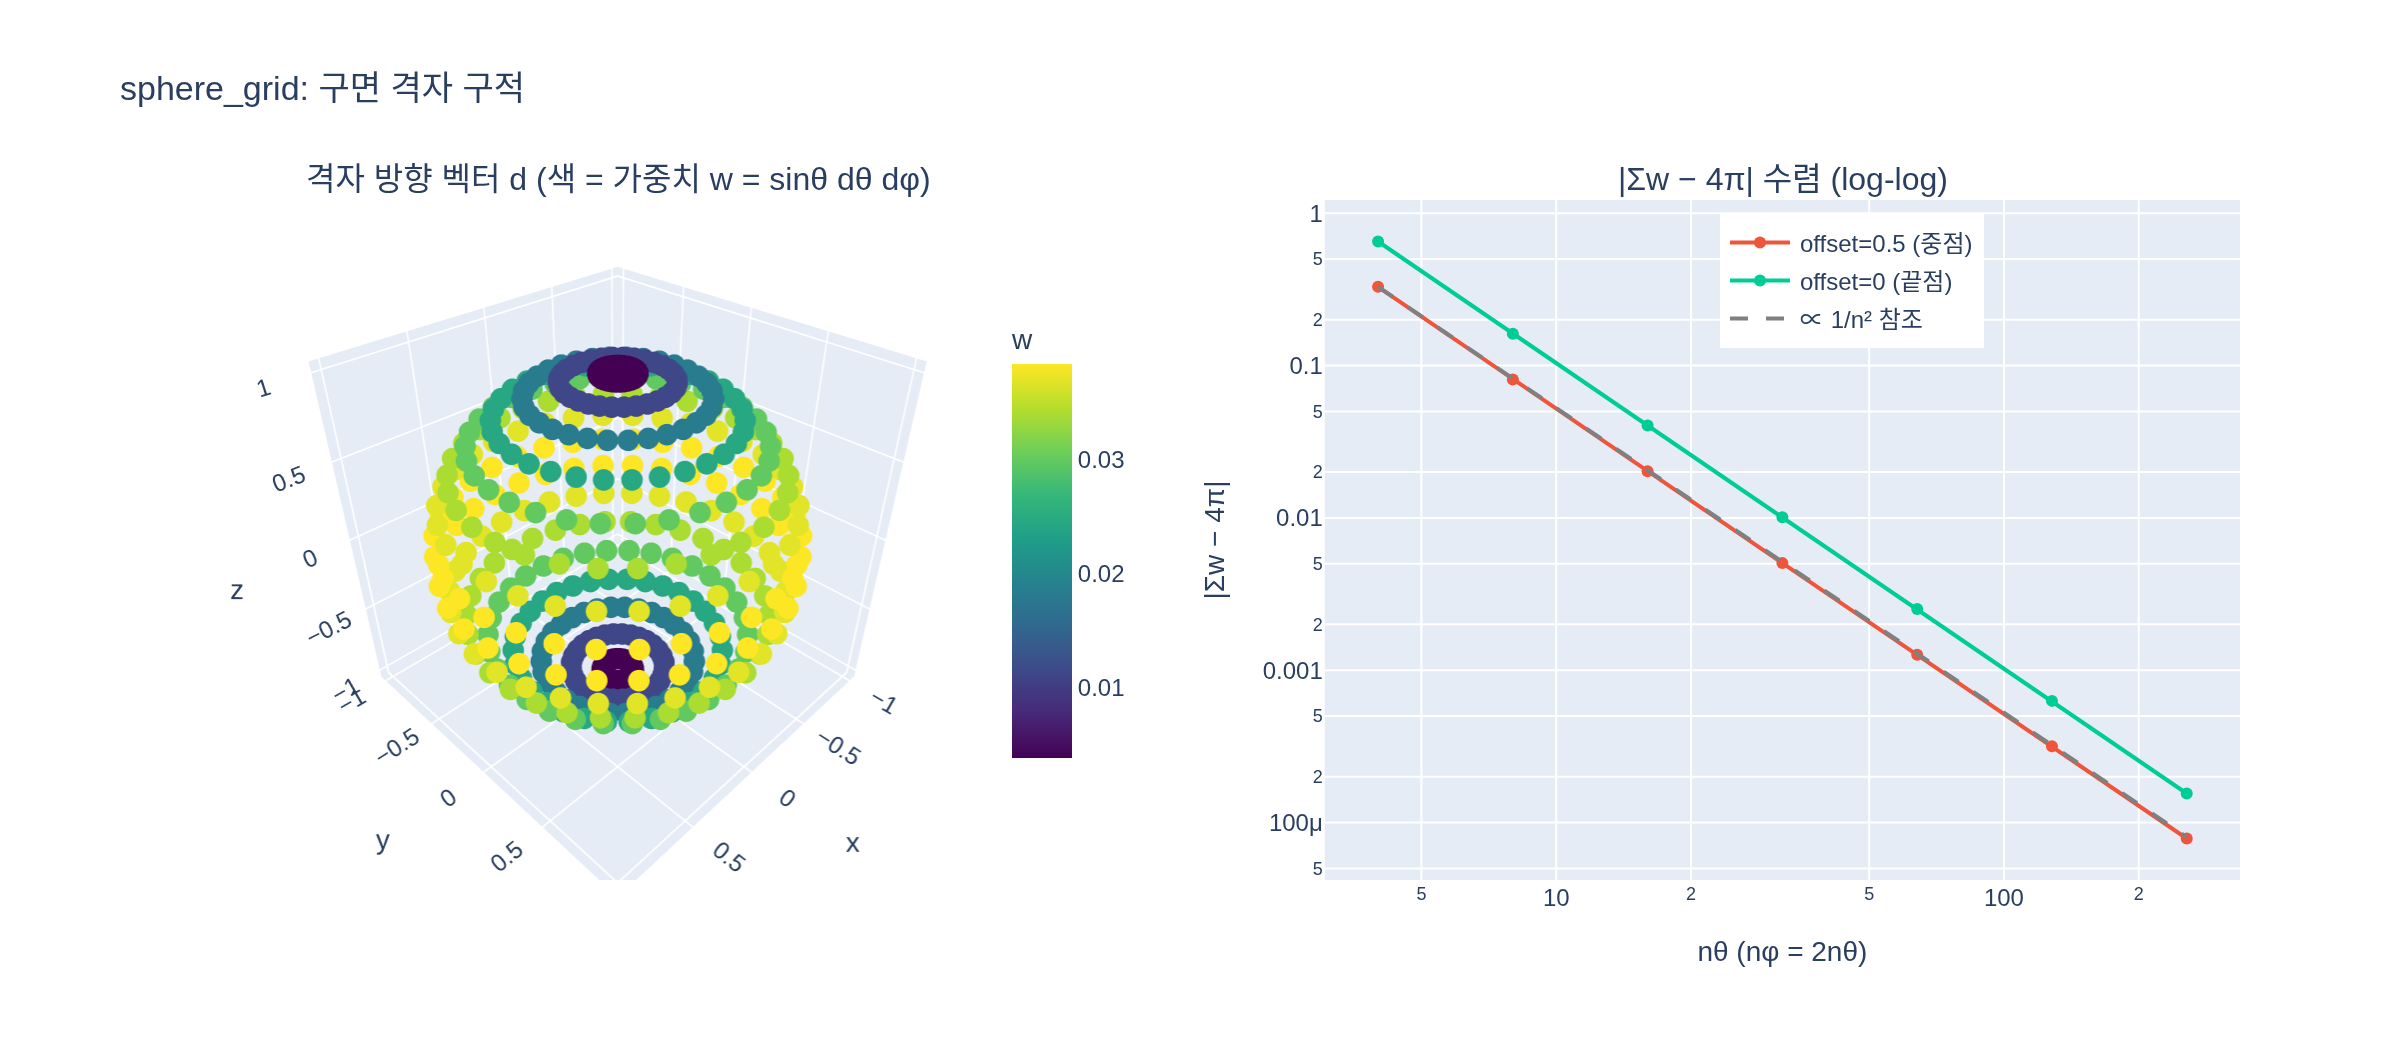

Write Python code to recreate this figure.
# %% [markdown]
# # `sphere_grid`: 구면 적분을 격자 구적(quadrature)으로 근사하기
#
# 3DGS의 SH 설명에서 정규직교성 확인 $\int Y_i Y_j\,d\Omega = \delta_{ij}$ 나
# 계수 투영 $c_k = \int f(\mathbf d)\,Y_k(\mathbf d)\,d\Omega$ 처럼 **구면 위 적분**이 자주 등장한다.
# `sphere_grid`는 이 적분을 컴퓨터로 계산하기 위해
#
# 1. 구면을 $(\theta,\varphi)$ 격자로 덮는 단위 방향 벡터 `d[nθ,nφ,3]`,
# 2. 각 격자점의 적분 가중치 $w = \sin\theta\,\Delta\theta\,\Delta\varphi$
#
# 를 만들어 $\int_{S^2} f\,d\Omega \approx \sum_{ij} f(\mathbf d_{ij})\,w_{ij}$ 로 바꾼다.
# 아래에서 (a) 왜 $\sin\theta$가 필요한지, (b) 가중치 합이 $4\pi$로 수렴하는지,
# (c) 실제 적분·SH 정규직교성이 맞는지, (d) 셀 중심 오프셋 0.5의 역할을 단계별로 확인한다.

# %%
# 필요 패키지: numpy, torch, plotly, kaleido
import math
import os

import numpy as np
import torch


def _show(fig):
    try:
        from IPython import get_ipython
        if get_ipython() is not None:  # VSCode 셀/Jupyter에서만 렌더링
            fig.show()
    except ImportError:
        pass


HERE = os.path.dirname(os.path.abspath(__file__)) if "__file__" in globals() else os.getcwd()


def sphere_grid(n_theta: int = 128, n_phi: int = 256, device="cpu", offset: float = 0.5):
    """sh_walkthrough.py의 sphere_grid 그대로 (offset 인자만 실험용으로 추가)."""
    theta = (torch.arange(n_theta, device=device) + offset) * math.pi / n_theta          # 극각 θ ∈ (0, π)
    phi = (torch.arange(n_phi, device=device) + offset) * 2 * math.pi / n_phi - math.pi  # 방위각 φ ∈ (-π, π)
    th, ph = torch.meshgrid(theta, phi, indexing="ij")
    d = torch.stack([th.sin() * ph.cos(), th.sin() * ph.sin(), th.cos()], dim=-1)
    w = th.sin() * (math.pi / n_theta) * (2 * math.pi / n_phi)
    return d, w


dirs, w = sphere_grid(8, 16)
print("d shape:", tuple(dirs.shape), " w shape:", tuple(w.shape))
print("모든 d가 단위 벡터인가:", torch.allclose(dirs.norm(dim=-1), torch.ones(8, 16)))
# 출력: d shape: (8, 16, 3)  w shape: (8, 16)
# 출력: 모든 d가 단위 벡터인가: True

# %% [markdown]
# ## (a) 왜 $\sin\theta$ 가중치가 필요한가
#
# 구면 좌표에서 면적 요소는 $d\Omega = \sin\theta\,d\theta\,d\varphi$ 이다.
# $(\theta,\varphi)$ 평면에서는 모든 격자 셀이 같은 크기 $\Delta\theta\times\Delta\varphi$ 지만,
# 구면 위에서는 **극($\theta\to0,\pi$) 근처 셀이 좁아진다** — 위도선의 둘레가 $2\pi\sin\theta$ 로 줄기 때문.
#
# 셀 하나의 정확한 구면 넓이는
# $$A = \int_{\theta_0}^{\theta_1}\!\!\int_{\varphi_0}^{\varphi_1}\sin\theta\,d\theta\,d\varphi
#      = (\cos\theta_0-\cos\theta_1)\,\Delta\varphi$$
# 이고, `sphere_grid`의 $w=\sin\theta_c\,\Delta\theta\,\Delta\varphi$ 는 이를 셀 중심값으로 근사한 것(중점 규칙)이다.

# %%
n_theta, n_phi = 8, 16
dth, dph = math.pi / n_theta, 2 * math.pi / n_phi
edges = torch.arange(n_theta + 1) * dth
exact_cell = (edges[:-1].cos() - edges[1:].cos()) * dph          # 정확한 셀 넓이 (θ행마다 같음)
_, w8 = sphere_grid(n_theta, n_phi)
print(f"{'θ행':>4} {'θ중심(deg)':>10} {'정확 넓이':>10} {'sinθ·dθ·dφ':>11} {'평면 넓이 dθdφ':>14}")
for i in range(n_theta):
    print(f"{i:>4} {math.degrees((i + .5) * dth):>10.1f} {exact_cell[i]:>10.4f} {w8[i, 0]:>11.4f} {dth * dph:>14.4f}")
# 출력:   θ행   θ중심(deg)      정확 넓이  sinθ·dθ·dφ     평면 넓이 dθdφ
# 출력:    0       11.2     0.0299      0.0301         0.1542
# 출력:    1       33.8     0.0851      0.0857         0.1542
# 출력:    2       56.2     0.1274      0.1282         0.1542
# 출력:    3       78.8     0.1503      0.1512         0.1542
# 출력:    4      101.2     0.1503      0.1512         0.1542
# 출력:    5      123.7     0.1274      0.1282         0.1542
# 출력:    6      146.2     0.0851      0.0857         0.1542
# 출력:    7      168.8     0.0299      0.0301         0.1542
# → 극 근처(0,7행)의 실제 넓이는 적도 근처(3,4행)의 1/5 수준. 평면 넓이 dθdφ로 똑같이 취급하면 극을 5배 과대평가한다.
#   sinθ·dθ·dφ(중점 근사)는 정확 넓이와 소수 3자리까지 일치한다.

# %% [markdown]
# ## (b) 가중치 합 $\sum w \to 4\pi$ (구 표면적), 가중치 없이 더하면?
#
# $\sum_{ij} w_{ij} = \Delta\theta\,\Delta\varphi\sum_i\sin\theta_i \cdot n_\varphi
# \;\xrightarrow{n\to\infty}\; \int_0^{2\pi}\!\!\int_0^{\pi}\sin\theta\,d\theta\,d\varphi = 4\pi.$
#
# 반면 $\sin\theta$ 없이 $\Delta\theta\,\Delta\varphi$ 만 더하면 $(\theta,\varphi)$ 직사각형의 넓이 $\pi\cdot2\pi = 2\pi^2 \approx 19.74$ 가 나온다 — 구의 표면적과 무관한 값이다.

# %%
print(f"{'nθ×nφ':>10} {'Σw':>10} {'Σw-4π':>12} {'Σ dθdφ (sinθ 없이)':>20}")
rows = []
for n in [4, 8, 16, 32, 64, 128, 256]:
    _, wn = sphere_grid(n, 2 * n)
    flat = n * 2 * n * (math.pi / n) * (2 * math.pi / (2 * n))
    rows.append((n, wn.sum().item()))
    print(f"{n:>4}×{2*n:<5} {wn.sum().item():>10.6f} {wn.sum().item() - 4 * math.pi:>12.2e} {flat:>20.4f}")
print("4π =", 4 * math.pi, "  2π² =", 2 * math.pi ** 2)
# 출력:      nθ×nφ         Σw        Σw-4π     Σ dθdφ (sinθ 없이)
# 출력:    4×8      12.895262     3.29e-01              19.7392
# 출력:    8×16     12.647482     8.11e-02              19.7392
# 출력:   16×32     12.586579     2.02e-02              19.7392
# 출력:   32×64     12.571419     5.05e-03              19.7392
# 출력:   64×128    12.567633     1.26e-03              19.7392
# 출력:  128×256    12.566688     3.17e-04              19.7392
# 출력:  256×512    12.566449     7.86e-05              19.7392
# 출력: 4π = 12.566370614359172   2π² = 19.739208802178716
# → n이 2배가 되면 오차가 1/4 → O(1/n²) 수렴 (중점 규칙의 전형적 차수). sinθ 없이는 항상 2π²으로 틀린다.

# %% [markdown]
# ## (c) 실제 함수 적분: $\int_{S^2} z^2\,d\Omega = \tfrac{4\pi}{3}$, 그리고 SH 정규직교성
#
# 대칭성으로 $\int x^2 = \int y^2 = \int z^2$ 이고 합은 $\int 1\,d\Omega = 4\pi$ 이므로 각각 $4\pi/3$.
# 격자 구적 $\sum z_{ij}^2\,w_{ij}$ 가 이 값을 재현하는지, 또 $\int Y_1^0 Y_1^0 = 1$, $\int Y_0^0 Y_1^0 = 0$ 이 나오는지 본다.

# %%
C0, C1 = 0.28209479177387814, 0.4886025119029199        # Y₀⁰ = 1/(2√π), Y₁⁰ = √(3/4π)·z
print(f"{'nθ×nφ':>10} {'∫z² (≈4π/3=' + f'{4*math.pi/3:.5f})':>22} {'∫Y₁⁰Y₁⁰ (≈1)':>14} {'∫Y₀⁰Y₁⁰ (≈0)':>14}")
for n in [8, 32, 128]:
    d, wn = sphere_grid(n, 2 * n)
    z = d[..., 2]
    I_z2 = (z ** 2 * wn).sum().item()
    I_11 = ((C1 * z) ** 2 * wn).sum().item()
    I_01 = (C0 * C1 * z * wn).sum().item()
    print(f"{n:>4}×{2*n:<5} {I_z2:>22.6f} {I_11:>14.6f} {I_01:>14.2e}")
# 출력:      nθ×nφ    ∫z² (≈4π/3=4.18879)   ∫Y₁⁰Y₁⁰ (≈1)   ∫Y₀⁰Y₁⁰ (≈0)
# 출력:    8×16                  4.272171       1.019906      -7.45e-08
# 출력:   32×64                  4.193847       1.001207       5.96e-08
# 출력:  128×256                 4.189106       1.000075       0.00e+00
# → z² 적분이 4π/3 으로, Y₁⁰의 노름은 1로, 서로 다른 기저의 내적은 0(부동소수 오차 수준)으로 수렴한다.
#   원문 노트북이 128×256 격자에서 Gram 행렬 ≈ I 를 확인한 것이 바로 이 구적이다.

# %% [markdown]
# ## (d) 셀 중심 오프셋 `+0.5`의 역할
#
# `theta = (arange(n) + 0.5) * π/n` 은 격자점을 셀 **경계**가 아니라 **중심**에 둔다.
# 오프셋 0(왼쪽 끝점)을 쓰면 $\theta=0$(북극)이 포함되어 $\sin0=0$ 으로 그 행 전체 가중치가 0이 되고,
# 반대쪽 $\theta=\pi$ 행은 빠져 적분이 한쪽으로 치우친다(항상 과소평가). 중점 규칙은 극 양쪽을 대칭으로 다뤄 오차가 더 작다.

# %%
print(f"{'nθ×nφ':>10} {'offset=0.5 (중점)':>18} {'offset=0 (좌측 끝점)':>20}")
for n in [8, 32, 128]:
    _, wc = sphere_grid(n, 2 * n, offset=0.5)
    _, wl = sphere_grid(n, 2 * n, offset=0.0)
    print(f"{n:>4}×{2*n:<5} {wc.sum().item() - 4 * math.pi:>18.2e} {wl.sum().item() - 4 * math.pi:>20.2e}")
# 출력:      nθ×nφ    offset=0.5 (중점)     offset=0 (좌측 끝점)
# 출력:    8×16              8.11e-02            -1.62e-01
# 출력:   32×64              5.05e-03            -1.01e-02
# 출력:  128×256             3.17e-04            -6.29e-04
# → 같은 해상도에서 끝점 격자는 오차가 약 2배 크고 부호가 음(항상 과소평가): θ=0 행이 sinθ=0으로 죽고 θ=π 쪽 끝 셀은 빠지기 때문.
#   중점 격자는 극 양쪽을 대칭으로 다뤄 항상 약간 과대평가하지만 크기가 절반이다.

# %% [markdown]
# ## 시각화
#
# 왼쪽: 16×32 격자의 방향 벡터 $\mathbf d$ 를 3D 산점도로, 색은 가중치 $w$ (극 근처가 작다).
# 오른쪽: 해상도에 따른 $|\sum w - 4\pi|$ 수렴 곡선 (로그-로그, 중점 vs 끝점). 기울기 −2 → $O(1/n^2)$.

# %%
import plotly.graph_objects as go
from plotly.subplots import make_subplots

d16, w16 = sphere_grid(16, 32)
P = d16.reshape(-1, 3).numpy()
W = w16.reshape(-1).numpy()

ns = np.array([4, 8, 16, 32, 64, 128, 256])
err_mid = np.array([abs(sphere_grid(n, 2 * n, offset=0.5)[1].sum().item() - 4 * math.pi) for n in ns])
err_left = np.array([abs(sphere_grid(n, 2 * n, offset=0.0)[1].sum().item() - 4 * math.pi) for n in ns])

fig = make_subplots(rows=1, cols=2, specs=[[{"type": "scene"}, {"type": "xy"}]],
                    subplot_titles=("격자 방향 벡터 d (색 = 가중치 w = sinθ dθ dφ)", "|Σw − 4π| 수렴 (log-log)"),
                    column_widths=[0.5, 0.5], horizontal_spacing=0.12)
fig.add_trace(go.Scatter3d(x=P[:, 0], y=P[:, 1], z=P[:, 2], mode="markers", showlegend=False,
                           marker=dict(size=3, color=W, colorscale="Viridis",
                                       colorbar=dict(title="w", x=0.40, len=0.7)),
                           hovertemplate="w=%{marker.color:.4f}<extra></extra>"), row=1, col=1)
fig.add_trace(go.Scatter(x=ns, y=err_mid, mode="lines+markers", name="offset=0.5 (중점)"), row=1, col=2)
fig.add_trace(go.Scatter(x=ns, y=err_left, mode="lines+markers", name="offset=0 (끝점)"), row=1, col=2)
fig.add_trace(go.Scatter(x=ns, y=err_mid[0] * (ns[0] / ns) ** 2, mode="lines", name="∝ 1/n² 참조",
                         line=dict(dash="dash", color="gray")), row=1, col=2)
fig.update_xaxes(type="log", title_text="nθ (nφ = 2nθ)", row=1, col=2)
fig.update_yaxes(type="log", title_text="|Σw − 4π|", row=1, col=2)
fig.update_layout(width=1200, height=520, title_text="sphere_grid: 구면 격자 구적",
                  scene=dict(aspectmode="cube"), legend=dict(x=0.75, y=0.98))
_show(fig)
fig.write_image(os.path.join(HERE, "expy.png"), scale=2)
print("saved:", os.path.join(HERE, "expy.png"))
# 출력: saved: /home/sungwoo/projects/swcho/gsplat/fm/sh/.fm/hints/f79896c7-36ce-429d-abc4-446d96d9916c/expy.png

# %% [markdown]
# ## 정리
#
# - `sphere_grid`는 $\int_{S^2} f\,d\Omega \approx \sum f(\mathbf d_{ij})\,w_{ij}$ 라는 **중점 규칙 격자 구적**을 위한 노드(`d`)와 가중치(`w`)를 만든다.
# - $w=\sin\theta\,\Delta\theta\,\Delta\varphi$ 의 $\sin\theta$ 는 극 근처 셀이 좁아지는 구면 기하를 보정한다. 없으면 $\sum w = 2\pi^2$ 로 틀리고, 있으면 $4\pi$ 로 $O(1/n^2)$ 수렴.
# - `+0.5` 오프셋은 $\theta=0$ 의 퇴화(가중치 0)와 한쪽 치우침을 피하는 셀 중심 배치다.
# - 이 구적이 노트북의 정규직교성 확인($\text{Gram}\approx I$)과 SH 계수 투영 계산의 토대다.
